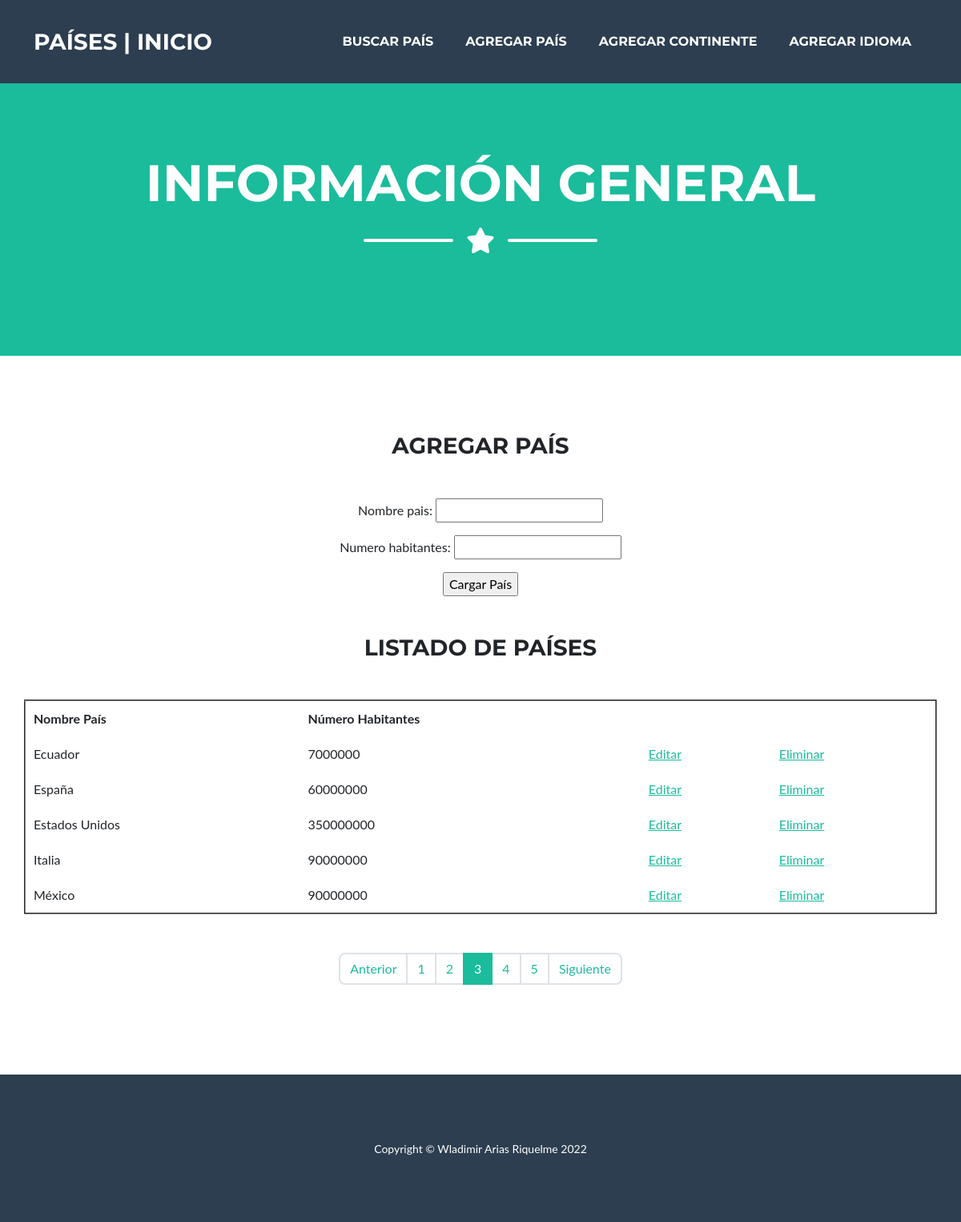
The app's page /paises/crear/?page=3, older data.
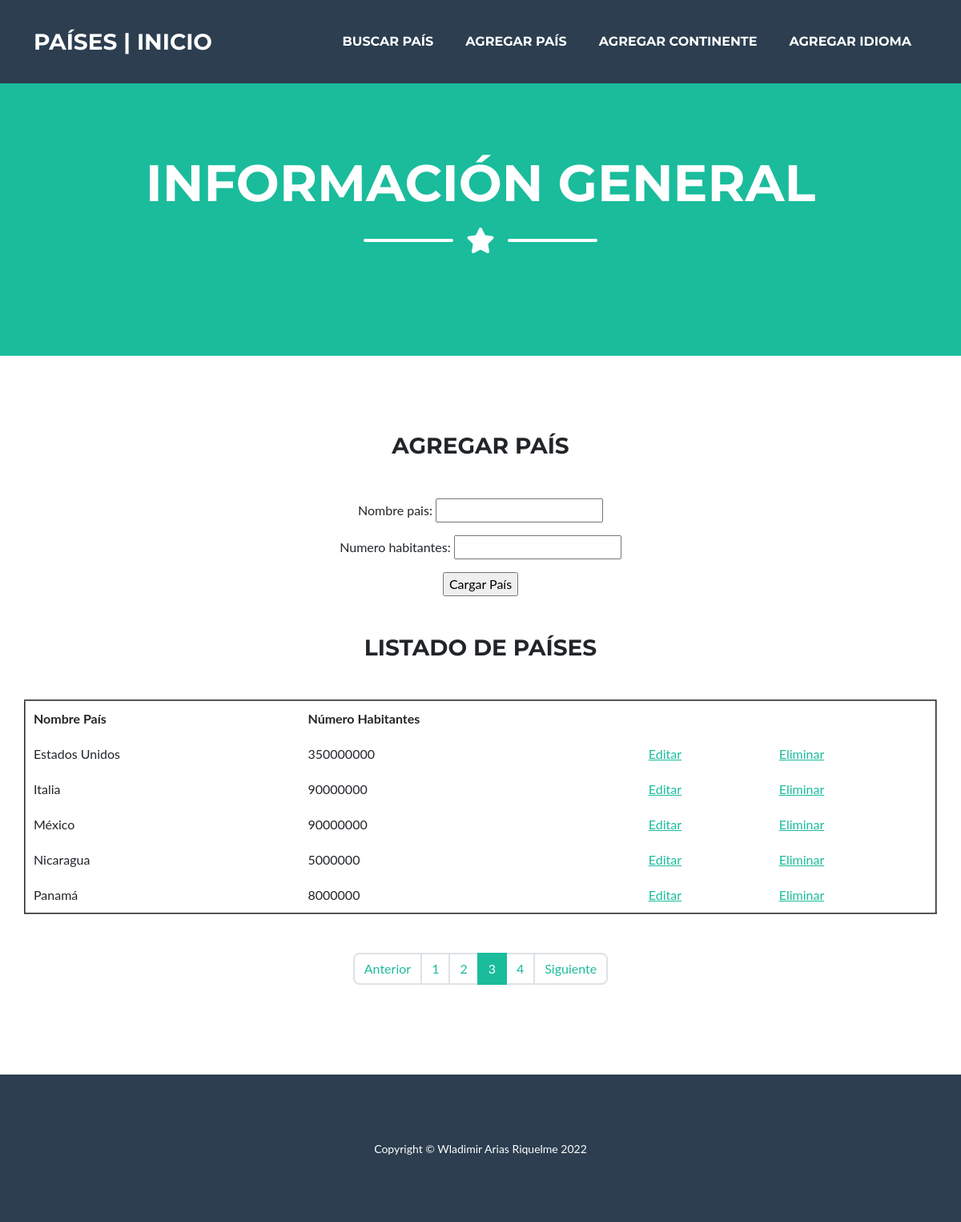
The same page, newer data.
### app/models.py (models this page shows)
class Pais(models.Model):
    nombre_pais = models.CharField(max_length=50)
    num_habitantes = models.IntegerField()

### app/views.py (the view)
# urls.py: path("paises/crear/", creacion_pais, name="app-paises-crear"),
def creacion_pais(request):
    if request.method == 'POST':
        formulario = PaisFormulario(request.POST)
        if formulario.is_valid():
            data = formulario.cleaned_data
            pais = Pais(nombre_pais=data['nombre_pais'], num_habitantes=data['numero_habitantes'])
            pais.save()
        return render(request, 'app/index.html')
    else:
        formulario = PaisFormulario()
    paises = Pais.objects.all().order_by('nombre_pais')
    page = request.GET.get('page', 1)
    try:
        paginator = Paginator(paises, 5)
        paises = paginator.page(page)
    except:
        raise Http404
    contexto2 = {"entity":paises, "paginator":paginator}
    contexto = {"formulario":formulario}
    nuevo_contexto = {**contexto, **contexto2}
    return render(request, 'app/agregar_pais.html', nuevo_contexto)

### app/forms.py
class PaisFormulario(forms.Form):
    nombre_pais = forms.CharField()
    numero_habitantes = forms.IntegerField()

### app/templates/app/agregar_pais.html
{% extends 'app/base.html' %} {% block contenido %}
<div class="container d-flex align-items-center flex-column">
    <h3 class="masthead-heading text-uppercase mb-0">Agregar País</h3>
    <div class="divider-custom divider-light">
        <div class="divider-custom-line"></div>
    </div>
</div>
<form action="" method="post">
    {% csrf_token %} {{ formulario.as_p }}
    <input type="submit" value="Cargar País">
</form>
<div class="container d-flex align-items-center flex-column">
    <div class="divider-custom divider-light">
        <div class="divider-custom-line"></div>
    </div>
    <h3 class="masthead-heading text-uppercase mb-0">Listado de Países</h3>
    <div class="divider-custom divider-light">
        <div class="divider-custom-line"></div>
    </div>
</div>
<table cellspacing="10" cellpadding="10" border="2">
    <thead>
        <tr>
            <th>Nombre País</th>
            <th>Número Habitantes</th>
        </tr>
    </thead>
    <tbody>
        {% for pais in entity %}
        <tr>
            <td>{{ pais.nombre_pais }}</td>
            <td>{{ pais.num_habitantes }}</td>
            <td><a href="{% url 'app-paises-editar' pais.id %}">Editar</a></td>
            <td><a href="#">Eliminar</a></td>
        </tr>
        {% endfor %}
    </tbody>
</table>
<div class="divider-custom divider-light">
    <div class="divider-custom-line"></div>
</div>
<div>
    {% include 'app/paginator.html' %}
</div>
{% endblock %}

Row changes from the older to the newer data that the page shows:
no longer on this page (row unchanged): Pais: nombre_pais "Ecuador", num_habitantes "7000000"
removed Pais: nombre_pais "España", num_habitantes "60000000"
now on this page (row unchanged): Pais: nombre_pais "Nicaragua", num_habitantes "5000000"
now on this page (row unchanged): Pais: nombre_pais "Panamá", num_habitantes "8000000"
Text that changed along with them:
list line gone: "5"
